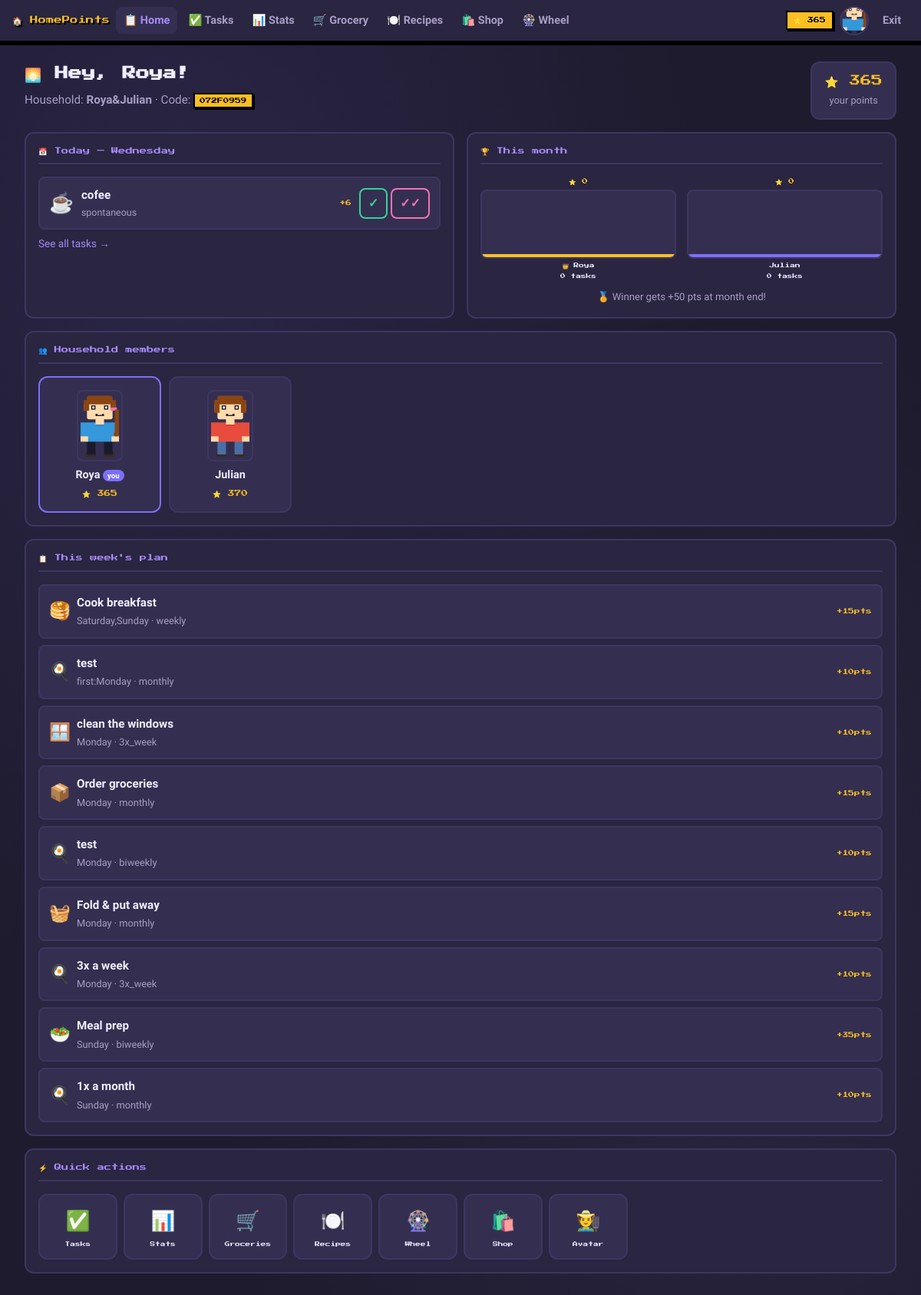
The app's page /dashboard (signed in) with its own data.
### tables this page shows
CREATE TABLE users (
        id INTEGER PRIMARY KEY AUTOINCREMENT,
        username TEXT UNIQUE NOT NULL,
        password TEXT NOT NULL,
        household_id TEXT,
        points INTEGER DEFAULT 0,
        created_at TIMESTAMP DEFAULT CURRENT_TIMESTAMP
    , avatar_skin INTEGER DEFAULT 0, avatar_hair INTEGER DEFAULT 0, avatar_top INTEGER DEFAULT 0, hidden_suggestions TEXT DEFAULT '', avatar_hair_long INTEGER DEFAULT 0, avatar_hair_style TEXT DEFAULT 'short', avatar_hair_color TEXT DEFAULT '#8B4513', avatar_skin_color TEXT DEFAULT '#FFDBAC', avatar_shirt TEXT DEFAULT '#e74c3c', avatar_shirt_dark TEXT DEFAULT '#c0392b', avatar_pants TEXT DEFAULT '#4a6fa5', avatar_outfit TEXT DEFAULT 'tshirt', avatar_accessory TEXT DEFAULT 'none');

CREATE TABLE households (
        id TEXT PRIMARY KEY,
        name TEXT NOT NULL,
        created_by INTEGER,
        created_at TIMESTAMP DEFAULT CURRENT_TIMESTAMP
    );

CREATE TABLE tasks (
        id INTEGER PRIMARY KEY AUTOINCREMENT,
        household_id TEXT NOT NULL,
        title TEXT NOT NULL,
        description TEXT,
        points INTEGER DEFAULT 10,
        task_type TEXT DEFAULT 'spontaneous',  -- 'spontaneous' or 'planned'
        day_of_week TEXT,                      -- for planned tasks: Mon/Tue/etc
        assigned_to INTEGER,
        created_by INTEGER NOT NULL,
        completed_by INTEGER,
        completed_at TIMESTAMP,
        status TEXT DEFAULT 'pending',         -- pending / done
        created_at TIMESTAMP DEFAULT CURRENT_TIMESTAMP
    , icon TEXT DEFAULT '⭐', done_together INTEGER DEFAULT 0, frequency TEXT DEFAULT 'once', duration_mins INTEGER DEFAULT 0, actual_mins INTEGER DEFAULT 0);

### app.py (the view)
@app.route('/dashboard')
@login_required
def dashboard():
    user = get_current_user()
    if not user['household_id']: return redirect(url_for('household_setup'))
    check_monthly_bonus(user['household_id'])
    conn = get_db()
    household = conn.execute('SELECT * FROM households WHERE id=?',(user['household_id'],)).fetchone()
    members = get_household_members(user['household_id'])
    today = date.today()
    today_name = today.strftime('%A')
    all_planned = conn.execute('SELECT * FROM tasks WHERE household_id=? AND task_type="planned" AND status="pending"',
        (user['household_id'],)).fetchall()
    today_planned = [t for t in all_planned if should_task_appear_today(t, today)]
    spontaneous = conn.execute('SELECT * FROM tasks WHERE household_id=? AND task_type="spontaneous" AND status="pending" ORDER BY created_at DESC LIMIT 5',
        (user['household_id'],)).fetchall()
    today_tasks = list(today_planned) + list(spontaneous)
    week_tasks = conn.execute('''SELECT * FROM tasks WHERE household_id=? AND status="pending"
        AND task_type="planned" ORDER BY
        CASE day_of_week WHEN "Monday" THEN 1 WHEN "Tuesday" THEN 2 WHEN "Wednesday" THEN 3
        WHEN "Thursday" THEN 4 WHEN "Friday" THEN 5 WHEN "Saturday" THEN 6 WHEN "Sunday" THEN 7 END''',
        (user['household_id'],)).fetchall()
    month_str = datetime.now().strftime('%Y-%m')
    monthly_stats = []
    for m in members:
        row = conn.execute('''SELECT COUNT(*) as cnt, COALESCE(SUM(points),0) as pts FROM tasks
            WHERE completed_by=? AND status="done" AND strftime("%Y-%m",completed_at)=?''',
            (m['id'],month_str)).fetchone()
        monthly_stats.append({'member':dict(m),'tasks':row['cnt'],'points':row['pts']})
    monthly_stats.sort(key=lambda x: x['points'], reverse=True)
    last_bonus = conn.execute('''SELECT monthly_bonuses.*, users.username FROM monthly_bonuses
        JOIN users ON monthly_bonuses.user_id=users.id
        WHERE monthly_bonuses.household_id=? ORDER BY awarded_at DESC LIMIT 1''',(user['household_id'],)).fetchone()
    conn.close()
    return render_template('dashboard.html', user=user, household=household, members=members,
        today_tasks=today_tasks, week_tasks=week_tasks, monthly_stats=monthly_stats,
        last_bonus=last_bonus, today=today_name)

### app.py (called while the page is built, shortened)
def get_db():
    conn = sqlite3.connect(DB)
    conn.row_factory = sqlite3.Row
    return conn

def login_required(f):
    from functools import wraps
    @wraps(f)
    def decorated(*args, **kwargs):
        if 'user_id' not in session: return redirect(url_for('login'))
        return f(*args, **kwargs)
    return decorated

def get_current_user():
    if 'user_id' not in session: return None
    conn = get_db()
    u = conn.execute('SELECT * FROM users WHERE id=?',(session['user_id'],)).fetchone()
    conn.close()
    return u

def get_household_members(hid):
    conn = get_db()
    m = conn.execute('SELECT * FROM users WHERE household_id=?',(hid,)).fetchall()
    conn.close()
    return m

def check_monthly_bonus(hid):
    now = datetime.now()
    if now.day != 1: return

@app.context_processor
def inject_globals():
    return dict(user=get_current_user())

### templates/dashboard.html (shortened to what this page needs)
{% extends "base.html" %}
{% block content %}
{% from base_template if base_template is defined else 'base.html' import pixel_avatar %}
<div class="page-header">
  <div>
    <h1>🌅 Hey, {{ user.username }}!</h1>
    <p class="subtitle">Household: <strong>{{ household.name }}</strong> · Code: <span class="household-code">{{ household.id }}</span></p>
  </div>
  <div class="header-points">
    <div class="big-points">⭐ {{ user.points }}</div>
    <div class="points-label">your points</div>
  </div>
</div>
<div class="two-col">
  <div class="panel">
    <div class="panel-title">📅 Today — {{ today }}</div>
    {% if today_tasks %}
      <div class="today-tasks">
        {% for task in today_tasks %}
        <div class="today-task">
          <span class="today-task-icon">{{ task.icon if task.icon else '⭐' }}</span>
          <div class="today-task-info">
            <div class="today-task-title">{{ task.title }}</div>
            <div class="today-task-type">{{ task.task_type }}</div>
          </div>
          <span class="today-pts">+{{ task.points }}</span>
          <div class="today-actions">
            <form method="POST" action="{{ url_for('complete_task', task_id=task.id) }}" style="display:inline">
              <button class="btn-done" name="together" value="no" title="Done alone">✓</button>
              <button class="btn-done together" name="together" value="yes" title="2× together!">✓✓</button>
            </form>
          </div>
        </div>
        {% endfor %}
      </div>
    {% else %}
      <p class="empty-state">🌟 All clear today!</p>
    {% endif %}
    <a href="{{ url_for('tasks') }}" class="see-all">See all tasks →</a>
  </div>
  <div class="panel">
    <div class="panel-title">🏆 This month</div>
    {% set max_pts = monthly_stats[0].points if monthly_stats and monthly_stats[0].points > 0 else 1 %}
    <div class="monthly-board">
      {% for stat in monthly_stats %}
      <div class="monthly-bar-wrap">
        <div class="monthly-bar-pts">⭐ {{ stat.points }}</div>
        <div class="monthly-bar-outer">
          <div class="monthly-bar-inner {% if loop.index==1 %}rank-1{% endif %}"
               style="height:{{ [((stat.points / max_pts) * 100)|int, 4]|max }}%"></div>
        </div>
        <div class="monthly-bar-label">{% if loop.index==1 %}👑 {% endif %}{{ stat.member.username }}</div>
        <div class="monthly-bar-label">{{ stat.tasks }} tasks</div>
      </div>
      {% endfor %}
    </div>
    <p style="font-size:0.82rem;color:var(--text2);margin-top:10px;text-align:center">🏅 Winner gets +50 pts at month end!</p>
  </div>
</div>
<div class="panel">
  <div class="panel-title">👥 Household members</div>
  <div class="members-grid">
    {% for member in members %}
    <div class="member-card {% if member.id==user.id %}is-you{% endif %}">
      <a href="{{ url_for('avatar') }}" style="display:block">
        <div class="pixel-avatar-wrap {% if member.id==user.id %}avatar-you{% endif %}">
        </div>
      </a>
      <div class="member-name">{{ member.username }} {% if member.id==user.id %}<span class="you-badge">you</span>{% endif %}</div>
      <div class="member-points">⭐ {{ member.points }}</div>
    </div>
    {% endfor %}
  </div>
</div>
<div class="panel">
  <div class="panel-title">📋 This week's plan</div>
  {% if week_tasks %}
    <ul class="task-list">
      {% for task in week_tasks %}
      <li class="task-item">
        <span class="task-icon">{{ task.icon if task.icon else '⭐' }}</span>
        <div class="task-info">
          <span class="task-title">{{ task.title }}</span>
          <span class="task-meta">{{ task.day_of_week }} · {{ task.frequency if task.frequency else 'once' }}</span>
        </div>
        <span class="task-points">+{{ task.points }}pts</span>
      </li>
      {% endfor %}
    </ul>
  {% else %}
    <p class="empty-state">No planned tasks. <a href="{{ url_for('tasks') }}">Add some!</a></p>
  {% endif %}
</div>
<div class="panel">
  <div class="panel-title">⚡ Quick actions</div>
  <div class="quick-actions">
    <a href="{{ url_for('tasks') }}"    class="quick-card"><span class="quick-icon">✅</span><span class="quick-label">Tasks</span></a>
    <a href="{{ url_for('stats') }}"    class="quick-card"><span class="quick-icon">📊</span><span class="quick-label">Stats</span></a>
    <a href="{{ url_for('groceries') }}"class="quick-card"><span class="quick-icon">🛒</span><span class="quick-label">Groceries</span></a>
    <a href="{{ url_for('recipes') }}"  class="quick-card"><span class="quick-icon">🍽️</span><span class="quick-label">Recipes</span></a>
    <a href="{{ url_for('wheel') }}"    class="quick-card"><span class="quick-icon">🎡</span><span class="quick-label">Wheel</span></a>
    <a href="{{ url_for('shop') }}"     class="quick-card"><span class="quick-icon">🛍️</span><span class="quick-label">Shop</span></a>
    <a href="{{ url_for('avatar') }}"   class="quick-card"><span class="quick-icon">🧑‍🌾</span><span class="quick-label">Avatar</span></a>
  </div>
</div>
{% endblock %}

### templates/base.html (shortened to what this page needs)
<!DOCTYPE html>
<html lang="en">
<head>
  <link rel="stylesheet" href="{{ url_for('static', filename='css/style.css') }}">
</head>
<body>
{% if session.user_id %}
<nav class="navbar">
  <a href="{{ url_for('dashboard') }}" class="nav-logo">🏠 HomePoints</a>
  <div class="nav-links">
    <a href="{{ url_for('dashboard') }}"  class="nav-link {% if request.endpoint=='dashboard' %}active{% endif %}">📋 Home</a>
    <a href="{{ url_for('tasks') }}"      class="nav-link {% if request.endpoint=='tasks' %}active{% endif %}">✅ Tasks</a>
    <a href="{{ url_for('stats') }}"      class="nav-link {% if request.endpoint=='stats' %}active{% endif %}">📊 Stats</a>
    <a href="{{ url_for('groceries') }}"  class="nav-link {% if request.endpoint=='groceries' %}active{% endif %}">🛒 Grocery</a>
    <a href="{{ url_for('recipes') }}"    class="nav-link {% if request.endpoint=='recipes' %}active{% endif %}">🍽️ Recipes</a>
    <a href="{{ url_for('shop') }}"       class="nav-link {% if request.endpoint=='shop' %}active{% endif %}">🛍️ Shop</a>
    <a href="{{ url_for('wheel') }}"      class="nav-link {% if request.endpoint=='wheel' %}active{% endif %}">🎡 Wheel</a>
  </div>
  <div class="nav-right">
    <span class="nav-points">⭐ {{ user.points if user else 0 }}</span>
    {% if user %}
    <a href="{{ url_for('avatar') }}" style="display:flex;align-items:center;width:38px;height:38px;border:2px solid var(--border);border-radius:50%;overflow:hidden;background:var(--bg3);flex-shrink:0" title="Edit avatar">
    </a>
    {% endif %}
    <a href="{{ url_for('logout') }}" class="nav-link" style="display:none" id="desktop-logout">Exit</a>
  </div>
</nav>
{% endif %}
<main class="main-content">
  {% block content %}{% endblock %}
</main>
</body>
</html>

### records on screen
users: points "365", username "Roya", member.username "Roya", {{ size }} 56 (drawn), shows "you"
households: name "Roya&Julian", id "072F0959"
tasks: icon "☕", title "cofee", task_type "spontaneous", points "6"
users: member.username "Julian", {{ size }} 56 (drawn), username "Julian", points "370"
tasks: icon "🥞", title "Cook breakfast", day_of_week "Saturday,Sunday", frequency "weekly", points "15"
tasks: icon "🍳", title "test", day_of_week "first:Monday", frequency "monthly", points "10"
tasks: icon "🪟", title "clean the windows", day_of_week "Monday", frequency "3x_week", points "10"
tasks: icon "📦", title "Order groceries", day_of_week "Monday", frequency "monthly", points "15"
tasks: icon "🍳", title "test", day_of_week "Monday", frequency "biweekly", points "10"
tasks: icon "🧺", title "Fold & put away", day_of_week "Monday", frequency "monthly", points "15"
tasks: icon "🍳", title "3x a week", day_of_week "Monday", frequency "3x_week", points "10"
tasks: icon "🥗", title "Meal prep", day_of_week "Sunday", frequency "biweekly", points "35"
tasks: icon "🍳", title "1x a month", day_of_week "Sunday", frequency "monthly", points "10"

### other values on screen
{{ today }} "Wednesday"
{{ stat.points }} "0" "0"
{{ stat.tasks }} "0" "0"
